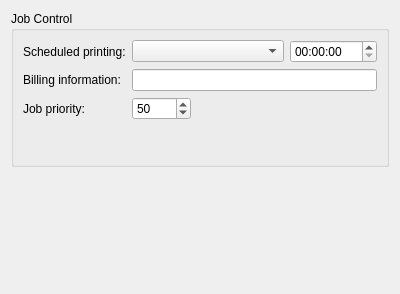
<ui version="4.0" >
 <class>QCupsJobWidget</class>
 <widget class="QWidget" name="QCupsJobWidget" >
  <property name="geometry" >
   <rect>
    <x>0</x>
    <y>0</y>
    <width>400</width>
    <height>294</height>
   </rect>
  </property>
  <property name="windowTitle" >
   <string>Job</string>
  </property>
  <layout class="QGridLayout" name="gridLayout_3" >
   <item row="0" column="0" >
    <widget class="QGroupBox" name="jobControlGroupBox" >
     <property name="title" >
      <string>Job Control</string>
     </property>
     <layout class="QGridLayout" name="gridLayout" >
      <item row="0" column="0" >
       <widget class="QLabel" name="jobHoldLabel" >
        <property name="text" >
         <string>Scheduled printing:</string>
        </property>
       </widget>
      </item>
      <item row="0" column="1" colspan="2" >
       <widget class="QComboBox" name="jobHoldComboBox" />
      </item>
      <item row="0" column="3" >
       <widget class="QTimeEdit" name="jobHoldTimeEdit" />
      </item>
      <item row="1" column="0" >
       <widget class="QLabel" name="jobBillingLabel" >
        <property name="text" >
         <string>Billing information:</string>
        </property>
       </widget>
      </item>
      <item row="1" column="1" colspan="3" >
       <widget class="QLineEdit" name="jobBillingLineEdit" />
      </item>
      <item row="2" column="0" >
       <widget class="QLabel" name="jobPriorityLabel" >
        <property name="text" >
         <string>Job priority:</string>
        </property>
       </widget>
      </item>
      <item row="2" column="1" >
       <widget class="QSpinBox" name="jobPrioritySpinBox" >
        <property name="maximum" >
         <number>100</number>
        </property>
        <property name="value" >
         <number>50</number>
        </property>
       </widget>
      </item>
      <item row="2" column="2" colspan="2" >
       <spacer name="horizontalSpacer" >
        <property name="orientation" >
         <enum>Qt::Horizontal</enum>
        </property>
        <property name="sizeHint" stdset="0" >
         <size>
          <width>180</width>
          <height>20</height>
         </size>
        </property>
       </spacer>
      </item>
      <item row="3" column="1" >
       <spacer name="verticalSpacer" >
        <property name="orientation" >
         <enum>Qt::Vertical</enum>
        </property>
        <property name="sizeHint" stdset="0" >
         <size>
          <width>20</width>
          <height>35</height>
         </size>
        </property>
       </spacer>
      </item>
     </layout>
    </widget>
   </item>
   <item row="2" column="0" >
    <spacer name="verticalSpacer_3" >
     <property name="orientation" >
      <enum>Qt::Vertical</enum>
     </property>
     <property name="sizeHint" stdset="0" >
      <size>
       <width>20</width>
       <height>13</height>
      </size>
     </property>
    </spacer>
   </item>
  </layout>
 </widget>
 <resources/>
 <connections/>
</ui>
